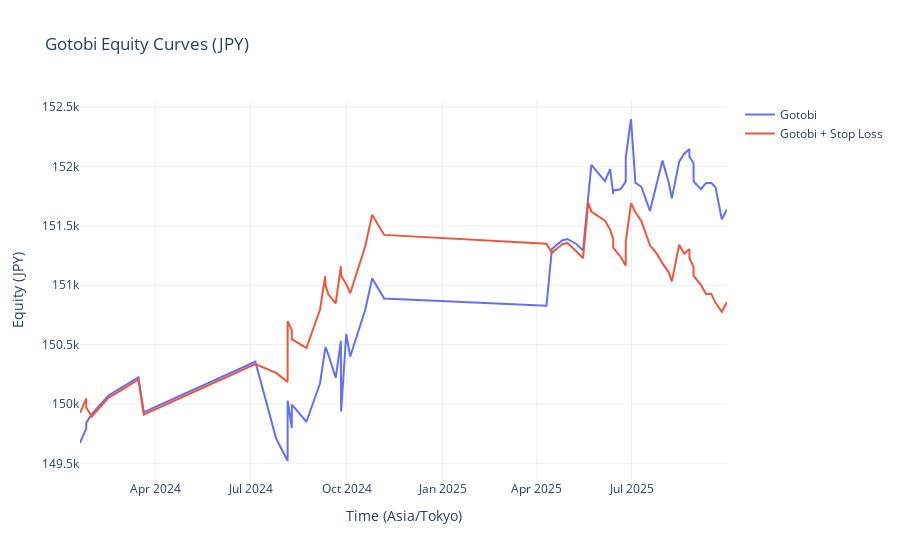

Source (notebook cell):
### Code cell
analysis_currency = instrument.quote_currency
analysis_currency_code = analysis_currency.code


def analyze_engine(engine, label):
    analyzer = engine.portfolio.analyzer
    pnl_stats = analyzer.get_performance_stats_pnls(currency=analysis_currency)
    returns_stats = analyzer.get_performance_stats_returns()
    general_stats = analyzer.get_performance_stats_general()

    # Use per-trade return series to reconstruct an equity curve.
    returns = analyzer.returns().sort_index()
    equity_curve = (1.0 + returns).cumprod() * starting_balance
    equity_curve.name = label

    return pnl_stats, returns_stats, general_stats, equity_curve


stats_pnls_base, stats_returns_base, stats_general_base, equity_base = analyze_engine(engine, "Gotobi")
stats_pnls_sl, stats_returns_sl, stats_general_sl, equity_sl = analyze_engine(engine_sl, "Gotobi + Stop Loss")

stats_pnls = pd.DataFrame([stats_pnls_base, stats_pnls_sl], index=["Gotobi", "Gotobi + Stop Loss"])
stats_returns = pd.DataFrame([stats_returns_base, stats_returns_sl], index=["Gotobi", "Gotobi + Stop Loss"])
stats_general = pd.DataFrame([stats_general_base, stats_general_sl], index=["Gotobi", "Gotobi + Stop Loss"])

equity_curves = pd.concat([equity_base, equity_sl], axis=1).dropna(how="all")
if equity_curves.index.tz is not None:
    equity_curves.index = equity_curves.index.tz_convert("Asia/Tokyo")

fig = go.Figure()
for column in equity_curves.columns:
    fig.add_trace(
        go.Scatter(
            x=equity_curves.index,
            y=equity_curves[column],
            mode="lines",
            name=column,
        )
    )

fig.update_layout(
    title=f"Gotobi Equity Curves ({analysis_currency_code})",
    xaxis_title="Time (Asia/Tokyo)",
    yaxis_title=f"Equity ({analysis_currency_code})",
    template="plotly_white",
)

fig.show()
